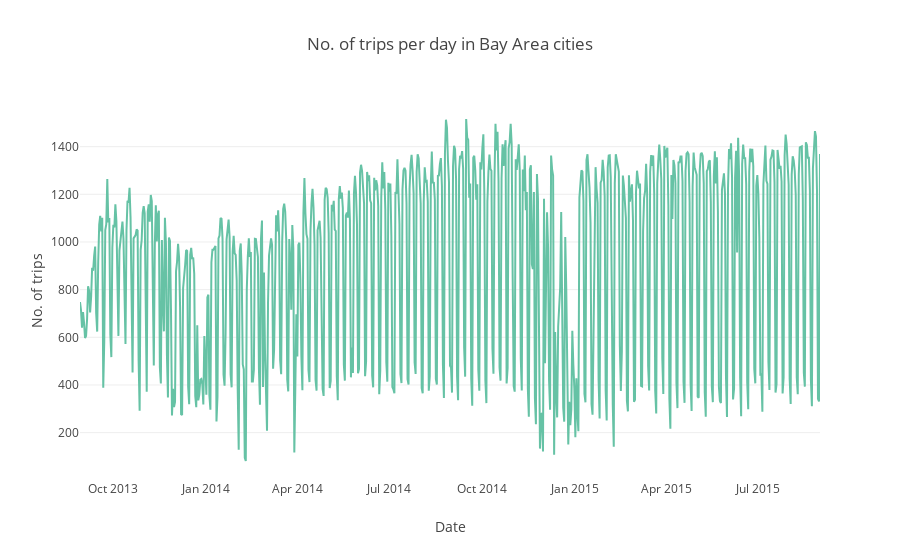

Notebook code cell kept with this figure:
### Code cell
configure_plotly_browser_state()
trace1 = go.Scatter(
    x=trip_count_by_date.start_Date,
    y=trip_count_by_date.id,
    mode='lines',
    line=dict(
        color=chosen_colors[0]
    ),
    name='Daily'
)

data=[trace1]

layout = go.Layout(
    title='No. of trips per day in Bay Area cities',
    xaxis=dict(
        title='Date',
        showgrid=False
    ),
    yaxis=dict(
        title='No. of trips'
    ),
    hovermode='closest',
)

figure = go.Figure(data=data, layout=layout)

ply.iplot(figure)

### Figure 1 — Plotly figure (JSON) as saved in the notebook; plotly's stock layout.template omitted (floating-point values rounded to 4 significant figures; data arrays with more than 128 entries replaced by an {"elided": "..."} marker saying what was removed)
{"data": [{"name": "Daily", "mode": "lines", "y": {"elided": "733 int values"}, "x": {"elided": "733 str values"}, "line": {"color": "rgb(102,194,165)"}, "type": "scatter", "uid": "3336b1da-33d6-46e6-ba69-6ab9eaec2cbb"}], "layout": {"hovermode": "closest", "yaxis": {"title": {"text": "No. of trips"}}, "xaxis": {"title": {"text": "Date"}, "showgrid": false}, "title": {"text": "No. of trips per day in Bay Area cities"}}}
